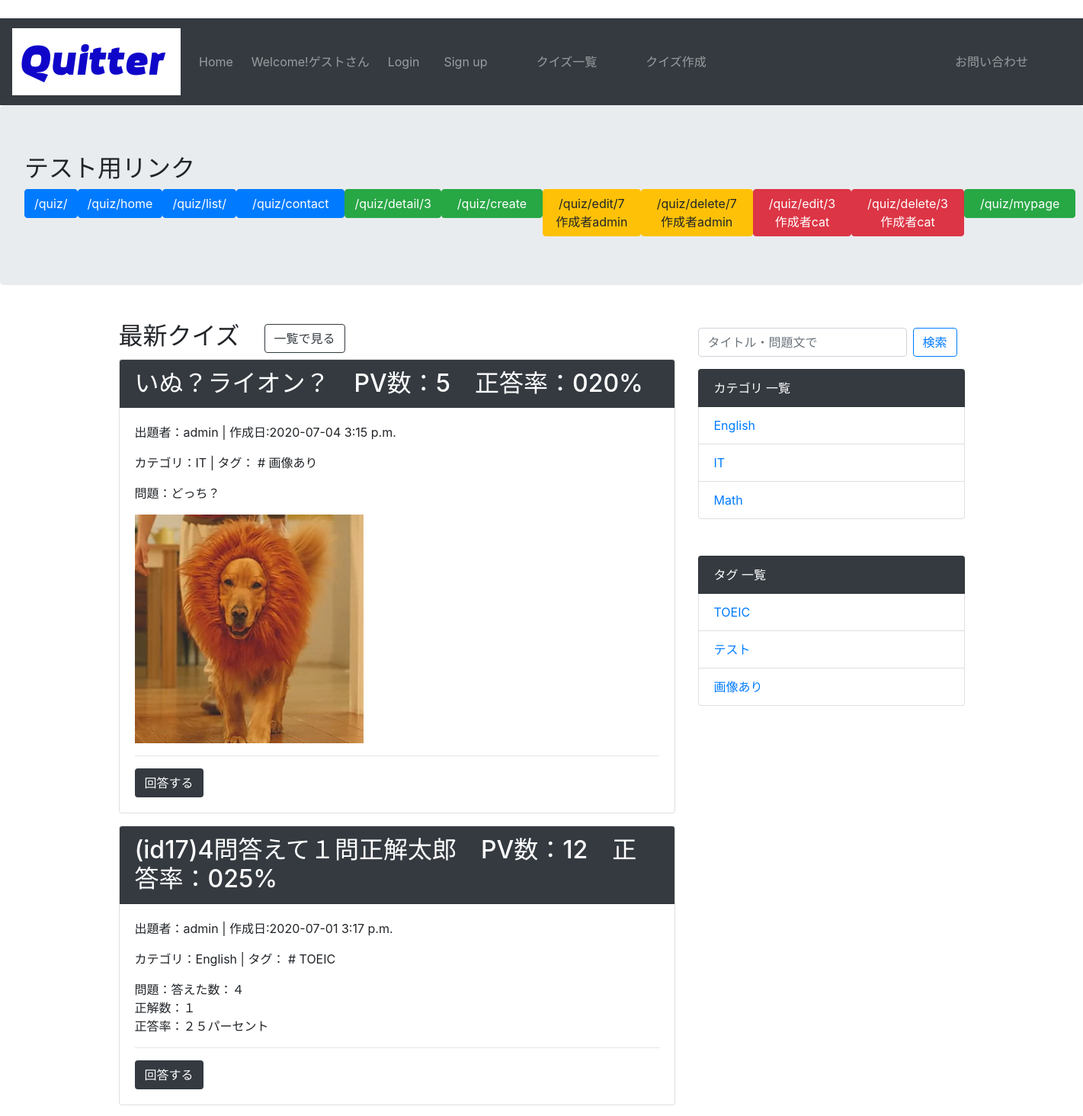
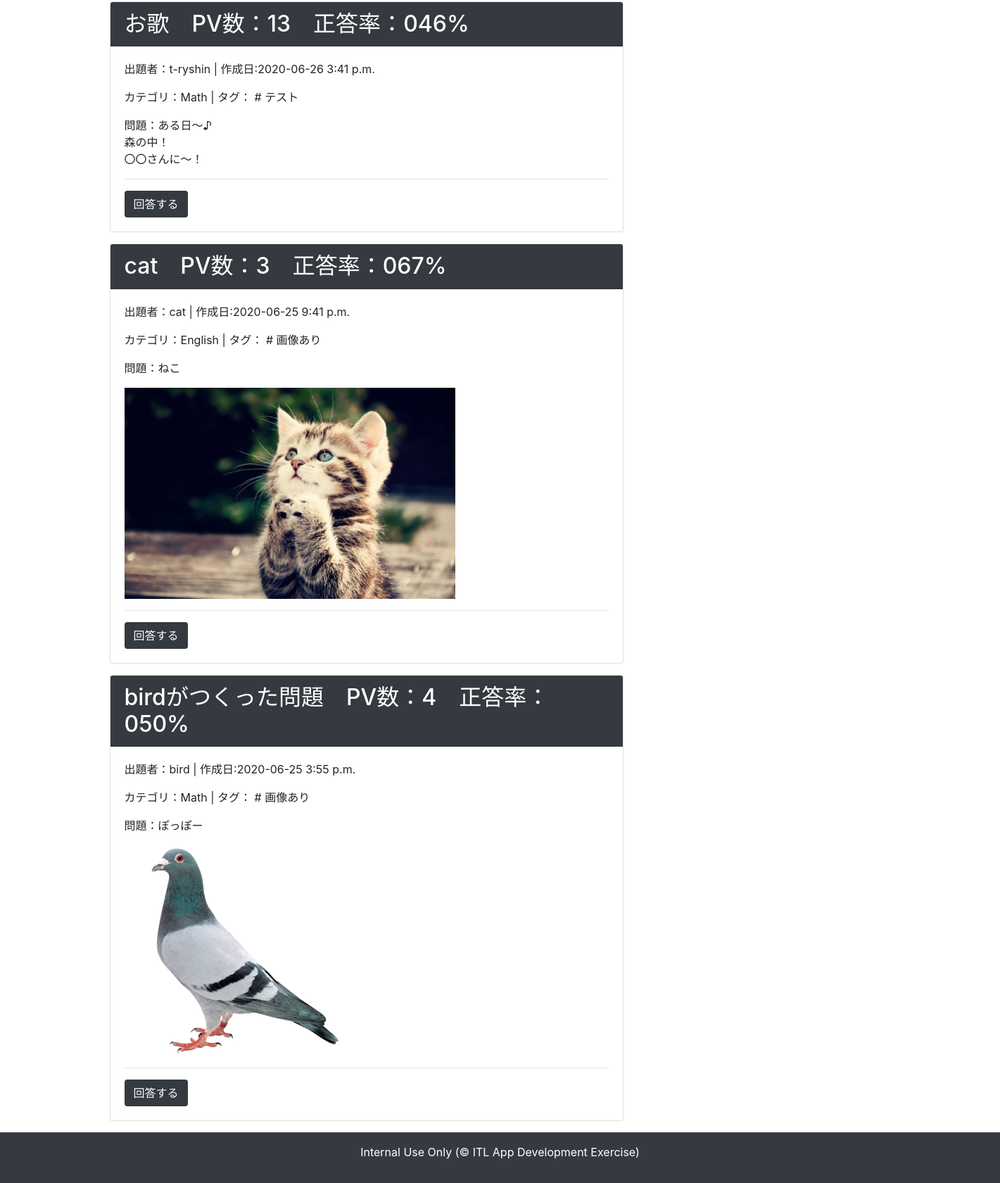
The page /quiz/ on the database as committed earlier (2 pictures, top to bottom).
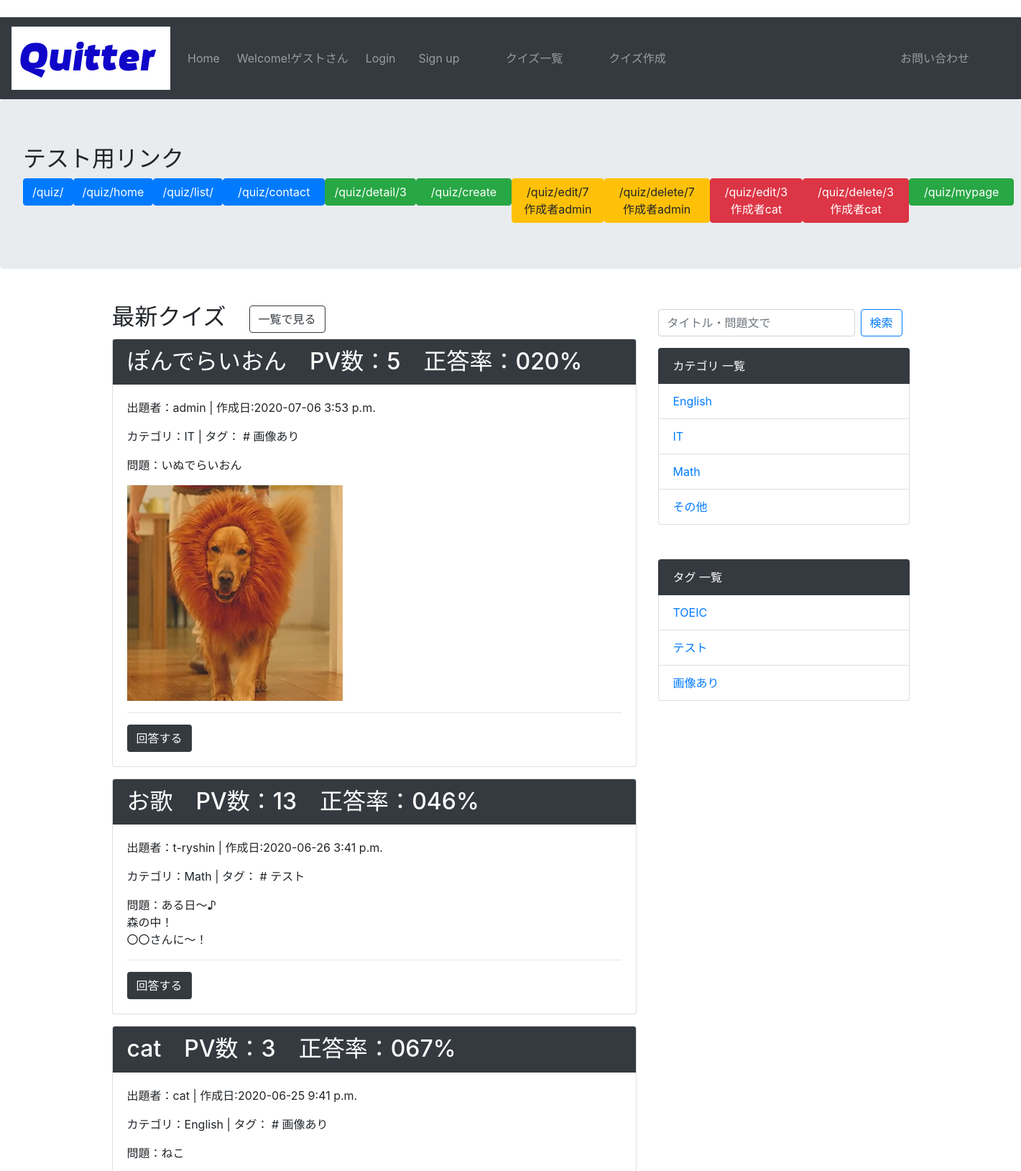
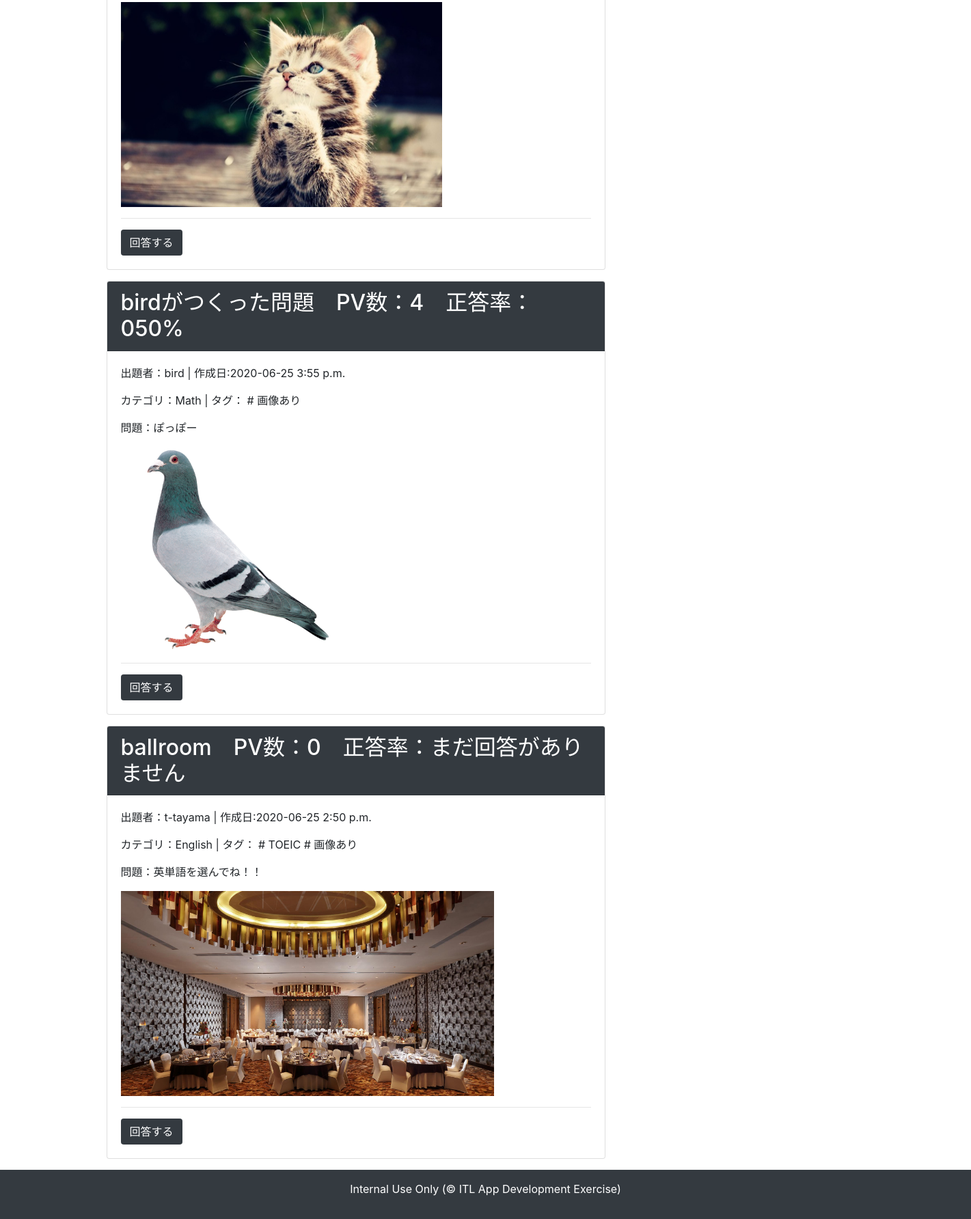
The same page on the database as committed later (2 pictures, top to bottom).
### quiz/models.py (models this page shows, shortened)
class Quiz(models.Model):
    QUIZ_CHOICES = (
        ('a', 'a'), ('b', 'b'), ('c', 'c'), ('d', 'd')
        )
    author = models.ForeignKey(User,verbose_name='作成者',on_delete=models.CASCADE)
    title = models.CharField('タイトル', max_length=255)
    text = models.TextField('問題文')
    image = models.ImageField('画像', upload_to='img', blank=True, null=True)
    category = models.ForeignKey(Category, verbose_name='カテゴリ', blank=False, on_delete=models.PROTECT)
    tag = models.ManyToManyField(Tag, verbose_name='タグ', blank=True)
    choice_a = models.CharField('選択肢a', max_length=255)
    choice_b = models.CharField('選択肢b', max_length=255)
    choice_c = models.CharField('選択肢c', max_length=255)
    choice_d = models.CharField('選択肢d', max_length=255)
    correct_answer = models.CharField('正解', choices=QUIZ_CHOICES, max_length=1)
    explanation = models.TextField('解説', blank=True)
    created_at = models.DateTimeField('問題更新日', default=timezone.now)

class Category(models.Model):
    name = models.CharField('カテゴリ名', max_length=255)
    def __str__(self):
        return self.name

class Tag(models.Model):
    name = models.CharField('タグ名', max_length=255)
    def __str__(self):
        return self.name

### account/models.py (models this page shows)
class User(AbstractUser):
    pass

### quiz/views.py (the view)
# urls.py: path('', RedirectView.as_view(url='/quiz/'), name='index'),
def index(request):
    latest_quiz_list = Quiz.objects.order_by('-created_at')[:5]
    quiz_dict = get_quiz_dict(latest_quiz_list)
    context = {
        'quiz_dict': quiz_dict
        }
    return render(request, 'quiz/index.html', context)

### quiz/context_processors.py (called while the page is built)
def common(request):
    context = {
        'category_list':Category.objects.all(),
        'tag_list':Tag.objects.all()
    }
    return context

### quiz/func.py (called while the page is built)
def get_quiz_dict(quiz_list):
    quiz_dict = {}
    for quiz in quiz_list:
        quiz_id = quiz.id
        answer = Answer.objects.filter(quiz=quiz_id) # 問題IDでフィルターした回答履歴
        total_count = answer.count() # 総回答数
        correct_count = answer.filter(is_correct=True).count() # 正解の回答数
        try:
            correct_rate = f'{correct_count / total_count * 100:03.0f}%'
        except ZeroDivisionError:
            correct_rate = "まだ回答がありません"
        quiz_dict[quiz] = {
            'total_count': total_count,
            'correct_rate': correct_rate,
        }
    return quiz_dict

### templates/quiz/index.html (shortened to what this page needs)
{% extends 'base.html' %}
{% load static %}
{% block jumbotron %}
<div class="jumbotron">
    <h2>テスト用リンク</h2>
    <div class="btn-group" role="group" aria-label="Basic example">
        <a href="{% url 'quiz:index' %}"><button type="button" class="btn btn-primary">/quiz/</button></a>
        <a href="{% url 'quiz:home' %}"><button type="button" class="btn btn-primary">/quiz/home</button></a>
        <a href="{% url 'quiz:list' %}"><button type="button" class="btn btn-primary">/quiz/list/</button></a>
        <a href="{% url 'quiz:contact' %}"><button type="button" class="btn btn-primary">/quiz/contact　</button></a>
        <a href="{% url 'quiz:detail' quiz_pk=3 %}"><button type="button" class="btn btn-success">/quiz/detail/3</button></a>
        <a href="{% url 'quiz:create' %}"><button type="button" class="btn btn-success">/quiz/create　</button></a>
        <a href="{% url 'quiz:edit' quiz_pk=7 %}"><button type="button" class="btn btn-warning">/quiz/edit/7　作成者admin</button></a>
        <a href="{% url 'quiz:delete' quiz_pk=7 %}"><button type="button" class="btn btn-warning">/quiz/delete/7　作成者admin</button></a>
        <a href="{% url 'quiz:edit' quiz_pk=3 %}"><button type="button" class="btn btn-danger">/quiz/edit/3　作成者cat</button></a>
        <a href="{% url 'quiz:delete' quiz_pk=3 %}"><button type="button" class="btn btn-danger">/quiz/delete/3　作成者cat</button></a>
        <a href="{% url 'quiz:mypage' %}"><button type="button" class="btn btn-success">/quiz/mypage　</button></a>
    </div>
</div>
{% endblock jumbotron %}
{% block content %}
<h2>最新クイズ　<a href="{% url 'quiz:list' %}"><button type="button" class="btn btn-outline-dark">一覧で見る</button></a></h2>
{% if quiz_dict %}
    {% for quiz, value in quiz_dict.items %}
    <div class="card mb-3">
        <h2 class="card-header bg-dark text-white">{{ quiz.title }}　PV数：{{ value.total_count }}　正答率：{{ value.correct_rate }}</h2>
        <div class="card-body">
            <p>出題者：{{ quiz.author }} | 作成日:{{ quiz.created_at|date:'Y-m-d P' }}</p>
            <p>カテゴリ：{{ quiz.category }} | タグ：{% for tag in quiz.tag.all %} # {{ tag }}{% endfor %}</p>
            <p>問題：{{ quiz.text|linebreaksbr }}</p>
            {% if quiz.image %}<p><img src="{{ quiz.image.url }}" height=300></p>{% endif %}
            <hr>
            <a href="{% url 'quiz:detail' quiz.pk %}" class="btn bg-dark text-white">回答する</a>
        </div>
    </div>
    {% endfor %}
{% else %}
    <p>回答可能なクイズがありません</p>
{% endif %}
{% endblock content %}
{% block sidebar %}
    <ul class="list-group mt-2 mb-3">
        <form class="form-inline my-2 my-lg-0" method="GET" action="{% url 'quiz:search' %}">
            <input class="form-control mr-sm-2" type="text" placeholder="タイトル・問題文で" aria-label="Search" name="keyword">
            <button class="btn btn-outline-primary my-2 my-sm-0" type="submit">検索</button>
        </form>
    </ul>
    <ul class="list-group mb-5">
        <li class="list-group-item bg-dark text-white">カテゴリ 一覧</li>
        {% for category in category_list %}
            <li class="list-group-item"><a href="{% url 'quiz:category' category.pk %}">{{ category }}</a></li>
        {% endfor %}
    </ul>
    <ul class="list-group">
        <li class="list-group-item bg-dark text-white">タグ 一覧</li>
        {% for tag in tag_list %}
            <li class="list-group-item"><a href="{% url 'quiz:tag' tag.pk %}">{{ tag }}</a></li>
        {% endfor %}
    </ul>
{% endblock sidebar %}

Rows that differ between the two databases and show on the page:
removed Quiz: title "いぬ？ライオン？", total_count "5", correct_rate "020%", author "admin", created_at "2020-07-04 3:15 p.m.", category "IT", text "どっち？", image (picture), Tag (name "画像あり")
removed Quiz: title "(id17)4問答えて１問正解太郎", total_count "12", correct_rate "025%", author "admin", created_at "2020-07-01 3:17 p.m.", category "English", text "答えた数：４ 正解数：１ 正答率：２５パーセント", Tag (name "TOEIC")
added Quiz: title "ぽんでらいおん", total_count "5", correct_rate "020%", author "admin", created_at "2020-07-06 3:53 p.m.", category "IT", text "いぬでらいおん", image (picture), Tag (name "画像あり")
now on this page (row unchanged): Quiz: title "ballroom", total_count "0", correct_rate "まだ回答がありません", author "t-tayama", created_at "2020-06-25 2:50 p.m.", category "English", text "英単語を選んでね！！", image (picture), Tag (name "TOEIC"), Tag (name "画像あり")
added Category: name "その他"
